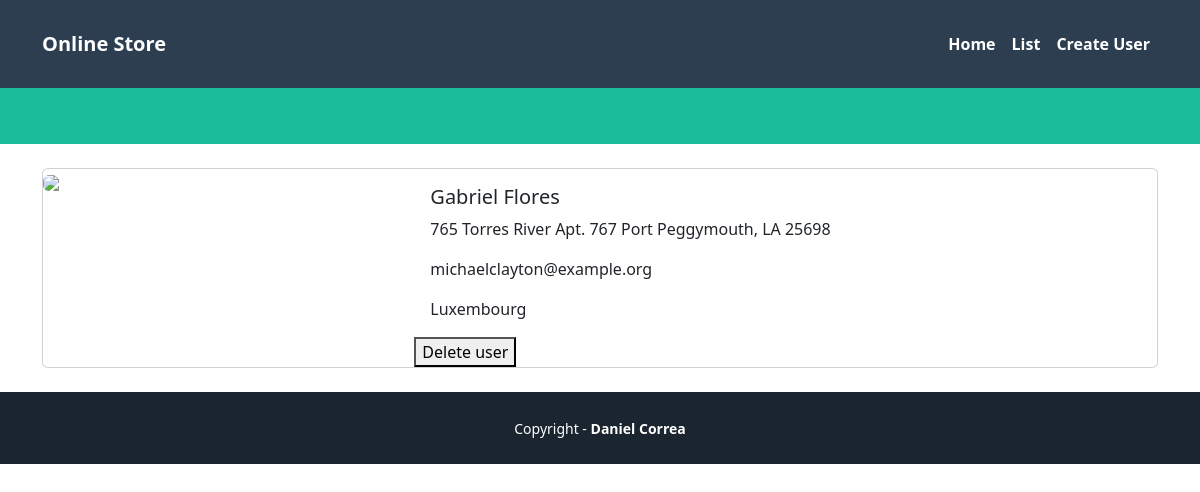
The app's page /users/5 with its own data.
### pages/models.py (models this page shows)
class  User(models.Model):
    name = models.CharField(max_length=255)
    address = models.CharField(max_length=255)
    email_address = models.CharField(max_length=255)
    country = models.CharField(max_length=255)

### pages/views.py (the view)
# urls.py: path('users/<str:id>', UserShowView.as_view(), name='show'),
class UserShowView(View):
    template_name = 'users/show.html'
    def get(self, request, id):
        try:
            user_id = int(id)
            if user_id < 1:
                raise ValueError("User id must be 1 or greater")
            user = get_object_or_404(User, pk=user_id)
        except:
            return HttpResponseRedirect(reverse('home'))
        viewData = {}
        user = get_object_or_404(User, pk=user_id)
        viewData["title"] = user.name + " - Perfume Online Store"
        viewData["subtitle"] =  user.name + " - User information"
        viewData["user"] = user
        return render(request, self.template_name, viewData)

### pages/templates/users/show.html (shortened to what this page needs)
{% extends 'pages/base.html' %} {% block title %} {{title}} {% endblock %} {%
block header_title %} {{subtitle}} {% block content %}
<div class="card mb-3">
  <div class="row g-0">
    <div class="col-md-4">
      <img
        src="https://static.djangoproject.com/img/logos/django-logo-positive.svg"
        class="img-fluid rounded-start"
      />
    </div>
    <div class="col-md-8">
      <div class="card-body">
        <h5 class="card-title">{{user.name}}</h5>
        <p class="card-text">{{user.address}}</p>
        <p class="card-text">{{user.email_address}}</p>
        <p class="card-text">{{user.country}}</p>
      </div>
      <form action="{% url 'user_delete' id=user.id %}" method="POST">
        <button type="submit">Delete user</button>
      </form>
    </div>
  </div>
</div>
{% endblock %}

### records on screen
User: name "Gabriel Flores", address "765 Torres River Apt. 767 Port Peggymouth, LA 25698", email_address "michaelclayton@example.org", country "Luxembourg"
